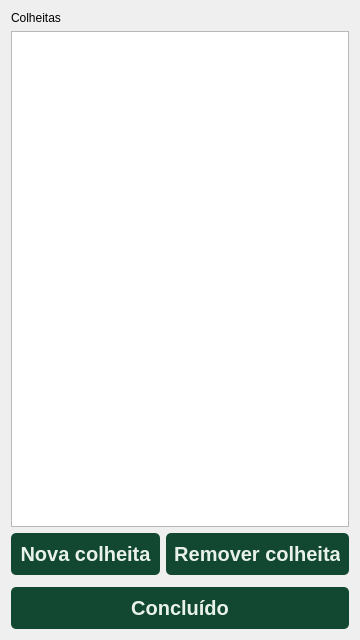
<?xml version="1.0" encoding="UTF-8"?>
<ui version="4.0">
 <class>Form</class>
 <widget class="QWidget" name="Form">
  <property name="geometry">
   <rect>
    <x>0</x>
    <y>0</y>
    <width>360</width>
    <height>640</height>
   </rect>
  </property>
  <property name="minimumSize">
   <size>
    <width>360</width>
    <height>640</height>
   </size>
  </property>
  <property name="maximumSize">
   <size>
    <width>360</width>
    <height>640</height>
   </size>
  </property>
  <property name="windowTitle">
   <string>Form</string>
  </property>
  <property name="styleSheet">
   <string notr="true">QLabel{
	font-family: &quot;Roboto Flex&quot;;
}

QPushButton{
	background-color:#124831;
	color:#E9F2EA;
	font-family:&quot;Roboto Flex&quot;;
	font-weight:600;
	font-size:20px;
	border-radius:5px;
	padding:9px;
}

QPushButton:hover{
	background-color:#003619;
}

QLineEdit{
	border: 1px solid #D2813A;
	color: #1E1E1E;
	background-color: #FFFFFF;
	border-radius: 9px;
	font-size: 14px;
}

QLabel#welcome_label{
	font-family:&quot;Roboto Flex&quot;;
	font-weight:600;
	font-size:48px;
	color:#124831;
}

QLabel#question_label{
	font-family:&quot;Roboto Flex&quot;;
	font-weight:600;
	font-size:20px;
	color: #1E1E1E;
}

QLabel#code_label{
	font-family:&quot;Roboto Flex&quot;;
	font-weight:500;
	font-size:12px;
	color: #7C5A3C;
}

QLabel#phone_number_label{
	font-weight:800;
	color: #6DAD65;
}

QLabel#message_label{
	font-family:&quot;Roboto Flex&quot;;
	font-weight:600;
	font-size:12px;
	color:#124831;
	background-color:#D6E6D4;
	border-radius:9px;
}</string>
  </property>
  <layout class="QVBoxLayout" name="verticalLayout_2">
   <item>
    <widget class="QLabel" name="harvest_label">
     <property name="text">
      <string>Colheitas</string>
     </property>
    </widget>
   </item>
   <item>
    <widget class="QListWidget" name="harvest_listwidget"/>
   </item>
   <item>
    <layout class="QHBoxLayout" name="horizontalLayout">
     <item>
      <widget class="QPushButton" name="new_harvest_button">
       <property name="text">
        <string>Nova colheita</string>
       </property>
      </widget>
     </item>
     <item>
      <widget class="QPushButton" name="delete_harvest_button">
       <property name="text">
        <string>Remover colheita</string>
       </property>
      </widget>
     </item>
    </layout>
   </item>
   <item>
    <widget class="Line" name="line">
     <property name="orientation">
      <enum>Qt::Orientation::Vertical</enum>
     </property>
    </widget>
   </item>
   <item>
    <layout class="QVBoxLayout" name="verticalLayout">
     <item>
      <widget class="QPushButton" name="done_button">
       <property name="text">
        <string>Concluído</string>
       </property>
      </widget>
     </item>
    </layout>
   </item>
  </layout>
 </widget>
 <resources/>
 <connections/>
</ui>
